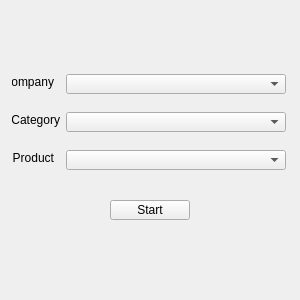
<?xml version="1.0" encoding="UTF-8"?>
<ui version="4.0">
 <class>Form</class>
 <widget class="QWidget" name="Form">
  <property name="geometry">
   <rect>
    <x>0</x>
    <y>0</y>
    <width>300</width>
    <height>300</height>
   </rect>
  </property>
  <property name="minimumSize">
   <size>
    <width>300</width>
    <height>300</height>
   </size>
  </property>
  <property name="maximumSize">
   <size>
    <width>300</width>
    <height>300</height>
   </size>
  </property>
  <property name="windowTitle">
   <string>Form</string>
  </property>
  <widget class="QLabel" name="lab_company">
   <property name="geometry">
    <rect>
     <x>12</x>
     <y>74</y>
     <width>42</width>
     <height>16</height>
    </rect>
   </property>
   <property name="text">
    <string>Company</string>
   </property>
   <property name="alignment">
    <set>Qt::AlignRight|Qt::AlignTrailing|Qt::AlignVCenter</set>
   </property>
  </widget>
  <widget class="QLabel" name="lab_product">
   <property name="geometry">
    <rect>
     <x>12</x>
     <y>150</y>
     <width>42</width>
     <height>16</height>
    </rect>
   </property>
   <property name="text">
    <string>Product</string>
   </property>
   <property name="alignment">
    <set>Qt::AlignRight|Qt::AlignTrailing|Qt::AlignVCenter</set>
   </property>
  </widget>
  <widget class="QLabel" name="lab_category">
   <property name="geometry">
    <rect>
     <x>12</x>
     <y>112</y>
     <width>48</width>
     <height>16</height>
    </rect>
   </property>
   <property name="text">
    <string>Category</string>
   </property>
   <property name="alignment">
    <set>Qt::AlignRight|Qt::AlignTrailing|Qt::AlignVCenter</set>
   </property>
  </widget>
  <widget class="QComboBox" name="cbx_company">
   <property name="geometry">
    <rect>
     <x>66</x>
     <y>74</y>
     <width>220</width>
     <height>20</height>
    </rect>
   </property>
   <property name="minimumSize">
    <size>
     <width>220</width>
     <height>20</height>
    </size>
   </property>
   <property name="maximumSize">
    <size>
     <width>220</width>
     <height>20</height>
    </size>
   </property>
  </widget>
  <widget class="QComboBox" name="cbx_category">
   <property name="geometry">
    <rect>
     <x>66</x>
     <y>112</y>
     <width>220</width>
     <height>20</height>
    </rect>
   </property>
   <property name="minimumSize">
    <size>
     <width>220</width>
     <height>20</height>
    </size>
   </property>
   <property name="maximumSize">
    <size>
     <width>220</width>
     <height>20</height>
    </size>
   </property>
  </widget>
  <widget class="QComboBox" name="cbx_product">
   <property name="geometry">
    <rect>
     <x>66</x>
     <y>150</y>
     <width>220</width>
     <height>20</height>
    </rect>
   </property>
   <property name="minimumSize">
    <size>
     <width>220</width>
     <height>20</height>
    </size>
   </property>
   <property name="maximumSize">
    <size>
     <width>220</width>
     <height>20</height>
    </size>
   </property>
  </widget>
  <widget class="QPushButton" name="btn_start">
   <property name="enabled">
    <bool>true</bool>
   </property>
   <property name="geometry">
    <rect>
     <x>110</x>
     <y>200</y>
     <width>80</width>
     <height>20</height>
    </rect>
   </property>
   <property name="sizePolicy">
    <sizepolicy hsizetype="Fixed" vsizetype="Fixed">
     <horstretch>0</horstretch>
     <verstretch>0</verstretch>
    </sizepolicy>
   </property>
   <property name="minimumSize">
    <size>
     <width>80</width>
     <height>20</height>
    </size>
   </property>
   <property name="maximumSize">
    <size>
     <width>80</width>
     <height>20</height>
    </size>
   </property>
   <property name="text">
    <string>Start</string>
   </property>
  </widget>
 </widget>
 <resources/>
 <connections>
  <connection>
   <sender>cbx_company</sender>
   <signal>activated(QString)</signal>
   <receiver>Form</receiver>
   <slot>slot_update_cate()</slot>
   <hints>
    <hint type="sourcelabel">
     <x>76</x>
     <y>80</y>
    </hint>
    <hint type="destinationlabel">
     <x>28</x>
     <y>24</y>
    </hint>
   </hints>
  </connection>
  <connection>
   <sender>cbx_category</sender>
   <signal>activated(QString)</signal>
   <receiver>Form</receiver>
   <slot>slot_update_prod()</slot>
   <hints>
    <hint type="sourcelabel">
     <x>138</x>
     <y>119</y>
    </hint>
    <hint type="destinationlabel">
     <x>195</x>
     <y>32</y>
    </hint>
   </hints>
  </connection>
  <connection>
   <sender>btn_start</sender>
   <signal>clicked()</signal>
   <receiver>Form</receiver>
   <slot>slot_btn_start()</slot>
   <hints>
    <hint type="sourcelabel">
     <x>179</x>
     <y>213</y>
    </hint>
    <hint type="destinationlabel">
     <x>218</x>
     <y>238</y>
    </hint>
   </hints>
  </connection>
 </connections>
 <slots>
  <slot>slot_update_cate()</slot>
  <slot>slot_update_prod()</slot>
  <slot>slot_btn_start()</slot>
 </slots>
</ui>
